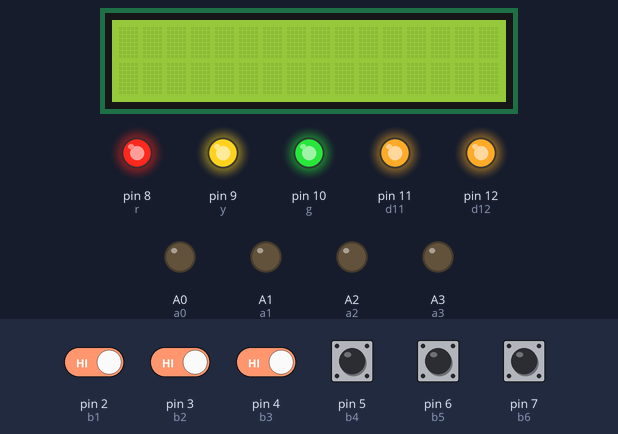
This sketch was run on a simulated Arduino Uno, built with avr-gcc and run on an emulated ATmega328P. On the bench: 16×2 character LCD, output pins drawn as LEDs (lit = HIGH). Inputs (shaded band) come from the test bench; at power-on: pin 2 (b1), pin 3 (b2), pin 4 (b3), pin 5 (b4), pin 6 (b5), pin 7 (b6) HIGH. What the sketch prints to the serial monitor is not drawn.

Above: at 1.2 s.
1.3 s: pin 2 (b1) driven LOW
At 2.6 s:
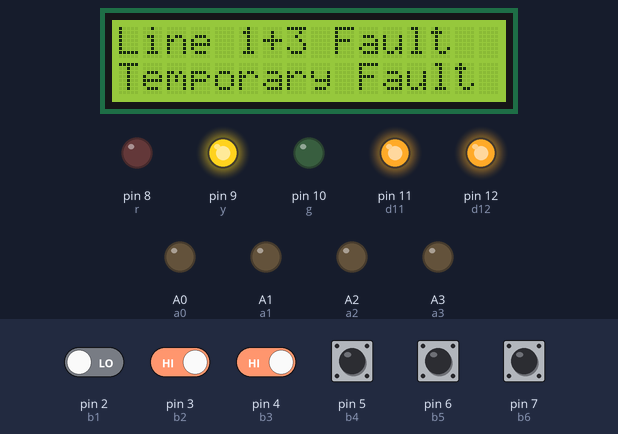
2.9 s: pin 2 (b1) driven HIGH and pin 4 (b3) driven LOW
5.9 s: pin 3 (b2) driven LOW
At 7.3 s:
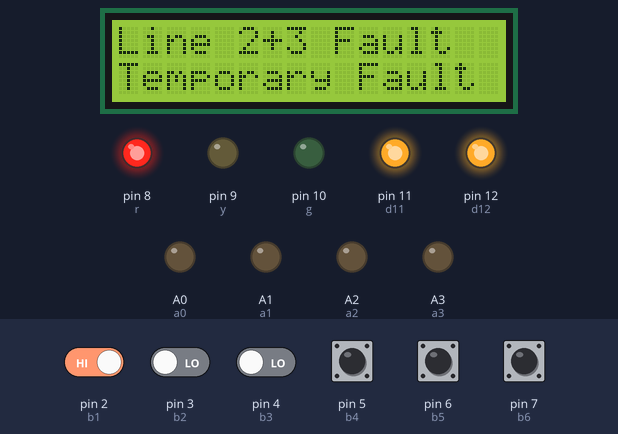
At 12.5 s:
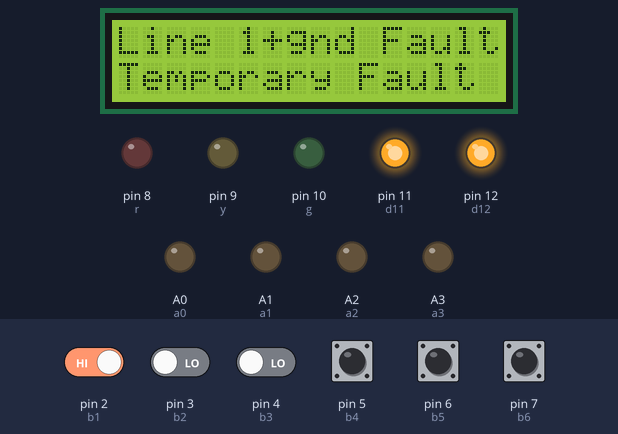
Timing chart, 0 to 18.4 s (numbered marks = the images above; inputs shaded):
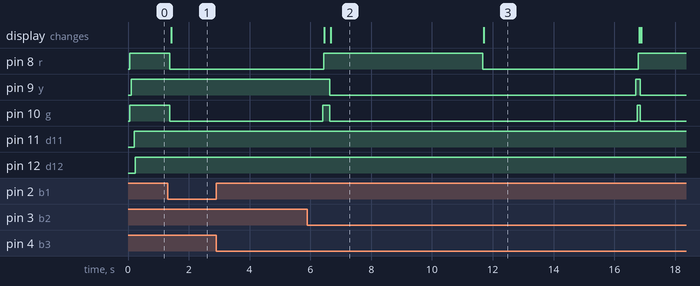

The sketch:

testing_three_phase.ino
```cpp
#include <Wire.h>
#include <LiquidCrystal_I2C.h>


LiquidCrystal_I2C lcd(0x27, 16, 2);


//Pin define
int r=8;
int y=9;
int g=10;


int a0=A0;
int a1=A1;   //Node MCU ar shate connected hobe
int a2=A2;
int a3=A3;
int d11=11;
int d12=12;


int b1 = 2;
int b2 = 3;
int b3 = 4;    //microcontroller ar pin gulo variable a declear kore deya
int b4 = 5;
int b5 = 6;
int b6 = 7;

void setup() {
  // put your setup code here, to run once:
Serial.begin(9600); // serial monitor ar code

  lcd.begin();
  lcd.backlight();


  pinMode(b1, INPUT);
  pinMode(b2, INPUT);
  pinMode(b3, INPUT);
  pinMode(b4, INPUT);
  pinMode(b5, INPUT);
  pinMode(b6, INPUT);

  pinMode(r, OUTPUT);
  pinMode(y, OUTPUT);
  pinMode(g, OUTPUT);


  pinMode(a0, OUTPUT);
  pinMode(a1, OUTPUT);
  pinMode(a2, OUTPUT);
  pinMode(a3, OUTPUT);
  pinMode(d11, OUTPUT);
  pinMode(d12, OUTPUT);
}

void loop() {
  // put your main code here, to run repeatedly:

  int b11 = digitalRead(b1);     //pin gulo seral monitor a check diye dekhte hobe variable nite hobe
  int b22 = digitalRead(b2);
  int b33 = digitalRead(b3);
  int b44 = digitalRead(b4);
  int b55 = digitalRead(b5);
  int b66 = digitalRead(b6);


  Serial.println(b11);    //pin gulo seral monitor a check diye dekhte hobe variable nite hobe and akhne dekha jabe output serial monitor a show hobe
  Serial.println(b22);
  Serial.println(b33);
  Serial.println(b44);
  Serial.println(b55);
  Serial.println(b66);


  if (b11 == LOW) {
  digitalWrite(r, LOW);
  digitalWrite(g, LOW);
  analogWrite(a0,LOW);
    lcd.setCursor(0, 0);
    lcd.print("Line 1+3 Fault    ");
     lcd.setCursor(0, 1);
    lcd.print("Temporary Fault    ");
    delay(5000);
    }

  else
  {
    digitalWrite(r, HIGH);
    digitalWrite(g, HIGH);
    analogWrite(a0,HIGH);

    lcd.setCursor(0, 0);
    lcd.print("                ");
    lcd.setCursor(0, 1);
    lcd.print("                    ");

}


  if (b22 ==LOW ) {
  digitalWrite(y, LOW);
  digitalWrite(g, LOW);
  analogWrite(a1,LOW);
    lcd.setCursor(0, 0);
    lcd.print("Line 2+3 Fault    ");
    lcd.setCursor(0, 1);
    lcd.print("Temporary Fault    ");
    delay(5000);
    }
    else {
    digitalWrite(y, HIGH);
    digitalWrite(g, HIGH);
    analogWrite(a1,HIGH);
    lcd.setCursor(0, 0);
    lcd.print("            ");
    lcd.setCursor(0, 1);
    lcd.print("                    ");
}


 if (b33 == LOW) {
  digitalWrite(r, LOW);

  analogWrite(a2,LOW);
    lcd.setCursor(0, 0);
    lcd.print("Line 1+gnd Fault    ");
     lcd.setCursor(0, 1);
    lcd.print("Temporary Fault    ");
    delay(5000);
    }else {
    digitalWrite(r, HIGH);
    analogWrite(a2,HIGH);

    lcd.setCursor(0, 0);
    lcd.print("                   ");
    lcd.setCursor(0, 1);
    lcd.print("                    ");
}


if (b44 == LOW) {
  digitalWrite(y, LOW);
 analogWrite(a3,LOW);
    lcd.setCursor(0, 0);
    lcd.print("Line 2+gnd Fault    ");
    lcd.setCursor(0, 1);
    lcd.print("Temporary Fault    ");
    delay(5000);
    }else {
    digitalWrite(y, HIGH);
    analogWrite(a3,HIGH);

    lcd.setCursor(0, 0);
    lcd.print("                     ");
    lcd.setCursor(0, 1);
    lcd.print("                    ");
}


if (b55 == LOW) {

  digitalWrite(g, LOW);
  digitalWrite(d11,LOW);
    lcd.setCursor(0, 0);
    lcd.print("Line 3+gnd Fault    ");
    lcd.setCursor(0, 1);
    lcd.print("Temporary Fault    ");
    delay(5000);
    }else {

    digitalWrite(g, HIGH);
      digitalWrite(d11,HIGH);

    lcd.setCursor(0, 0);
    lcd.print("                    ");
    lcd.setCursor(0, 1);
    lcd.print("                    ");
}
if (b66 == LOW) {
    digitalWrite(r, LOW);
  digitalWrite(g, LOW);
   digitalWrite(y, LOW);
   digitalWrite(d12,LOW);
    lcd.setCursor(0, 0);
    lcd.print("Fault Permanent    ");
       lcd.setCursor(0, 1);
    lcd.print("                   ");
  delay(5000);
    }else {
    digitalWrite(r, HIGH);
  digitalWrite(g, HIGH);
   digitalWrite(y, HIGH);
    digitalWrite(d12,HIGH);
    lcd.setCursor(0, 0);
    lcd.print("                    ");
    lcd.setCursor(0, 1);
    lcd.print("                    ");
}

}
```

Measured:
- after the input at 1.3 s, pin 8 (r), pin 10 (g): HIGH → LOW after 0.08 s; the display: changes after 0.12 s (image 1)
- after the input at 2.9 s, every drawn part: stays the same
- after the input at 5.9 s, pin 9 (y): HIGH → LOW after 0.73 s, → HIGH 10.1 s later, → LOW 0.15 s later
- what the display in image 2 shows lasts 5.0 s, from 6.7 s to 11.7 s
